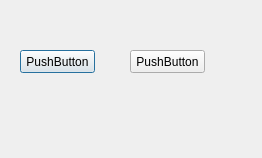
<?xml version="1.0" encoding="UTF-8"?>
<ui version="4.0">
 <class>Dialog</class>
 <widget class="QDialog" name="Dialog">
  <property name="geometry">
   <rect>
    <x>0</x>
    <y>0</y>
    <width>262</width>
    <height>158</height>
   </rect>
  </property>
  <property name="windowTitle">
   <string>Dialog</string>
  </property>
  <widget class="QPushButton" name="pushButton">
   <property name="geometry">
    <rect>
     <x>20</x>
     <y>50</y>
     <width>75</width>
     <height>23</height>
    </rect>
   </property>
   <property name="text">
    <string>PushButton</string>
   </property>
  </widget>
  <widget class="QPushButton" name="pushButton_2">
   <property name="geometry">
    <rect>
     <x>130</x>
     <y>50</y>
     <width>75</width>
     <height>23</height>
    </rect>
   </property>
   <property name="text">
    <string>PushButton</string>
   </property>
  </widget>
 </widget>
 <resources/>
 <connections/>
</ui>
